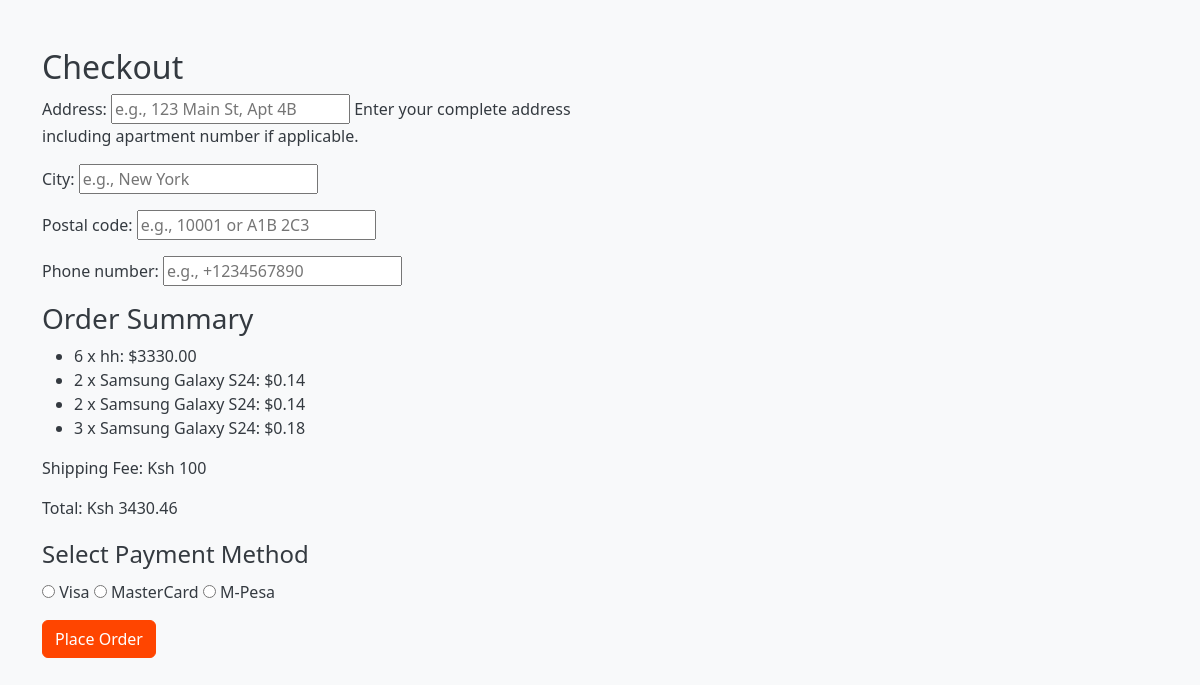
The page /checkout/ (signed in) on the database as committed earlier.
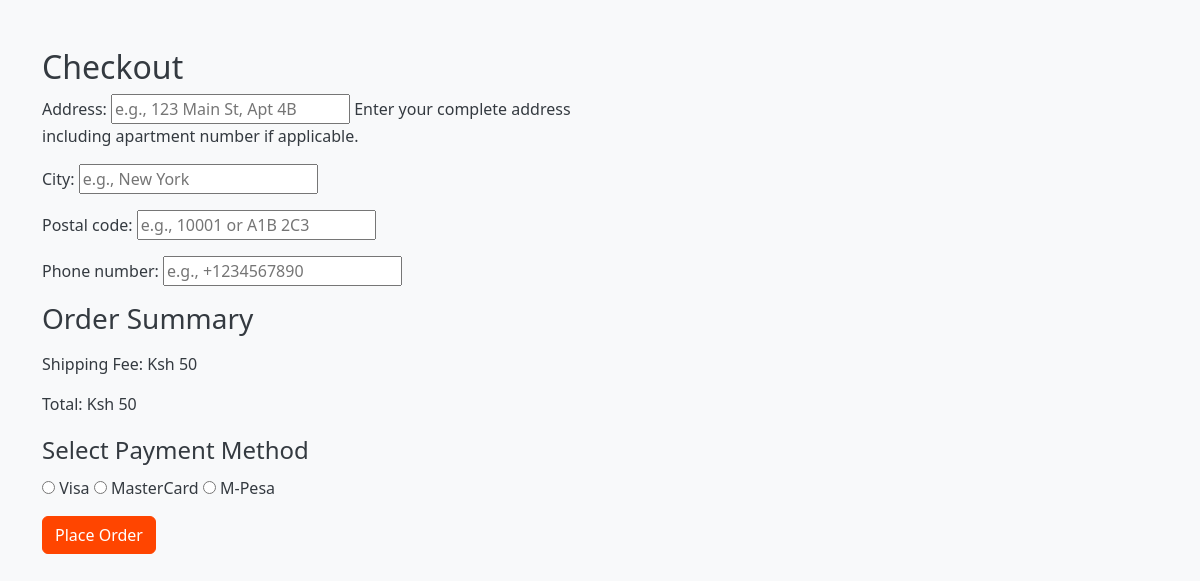
The same page on the database as committed later.
### myapp/models.py (models this page shows, shortened)
class CartItem(models.Model):
    cart = models.ForeignKey(Cart, on_delete=models.CASCADE) #
    product = models.ForeignKey(Product, on_delete=models.CASCADE)
    quantity = models.PositiveIntegerField(default=1)
    def get_total_price(self):
        return self.product.get_total_price(self.quantity)

class Product(models.Model):
    name = models.CharField(max_length=255)
    price = models.DecimalField(max_digits=10, decimal_places=2)
    image = models.ImageField(upload_to='products_images/', blank=True)
    description = models.TextField(blank=True, null=True)
    rating = models.PositiveIntegerField(default=0)
    reviews = models.PositiveIntegerField(default=0)
    def get_total_price(self, quantity):
        return self.price * quantity

### myapp/views.py (the view)
# urls.py: path('checkout/', views.checkout_view, name='checkout'),
@login_required
@csrf_protect
def checkout_view(request):
    cart = Cart.objects.get(user=request.user)
    cart_items = CartItem.objects.filter(cart=cart)
    if request.method == 'POST':
        form = CheckoutForm(request.POST)
        payment_method = request.POST.get('payment_method')
        if form.is_valid():
            total_price = cart.get_total_price()  # Ensure this returns a numeric value
            shipping_fee = calculate_shipping_fee(total_price)
            order = Order.objects.create(
                user=request.user,
                total=total_price + shipping_fee
            )
            order.shipping_fee = shipping_fee
            order.save()
            for item in cart_items:
                OrderItem.objects.create(order=order, product=item.product, quantity=item.quantity)
            shipping_details = ShippingDetails(
                user=request.user,  # or set to None if not needed
                order=order,
                address=form.cleaned_data['address'],
                city=form.cleaned_data['city'],
                postal_code=form.cleaned_data['postal_code']
            )
            shipping_details.save()
            Payment.objects.create(
                order=order,
                payment_method=payment_method,
                amount=order.total,
                transaction_id="N/A",
                payment_status="pending"
            )
            cart_items.delete()
            return redirect('order_confirmation', order_id=order.id)
    else:
        form = CheckoutForm()
    total_price = cart.get_total_price()  # Ensure this returns a valid numeric value
    shipping_fee = calculate_shipping_fee(total_price)
    context = {
        'form': form,
        'cart_items': cart_items,
        'shipping_fee': shipping_fee,
        'total_price': total_price + shipping_fee,
    }
    return render(request, 'checkout.html', context)

### myapp/models.py (called while the page is built)
    def get_items(self):
        return CartItem.objects.filter(cart=self)

    def get_total_price(self):
        return sum(item.get_total_price() for item in self.get_items())

### myapp/views.py (called while the page is built)
def calculate_shipping_fee(total_price):
    if total_price is None:
        return 0  # or another appropriate default value
    if total_price <= 1000:
        return 50
    elif total_price <= 5000:
        return 100
    else:
        return 150

### templates/checkout.html (shortened to what this page needs)
{% load static %}
<!DOCTYPE html>
<html lang="en">
<head>
    <link href="https://cdn.jsdelivr.net/npm/bootstrap@5.3.3/dist/css/bootstrap.min.css" rel="stylesheet">
    <link href="https://cdn.jsdelivr.net/npm/bootstrap-icons/font/bootstrap-icons.css" rel="stylesheet">
    <link rel="stylesheet" href="{% static 'css/styles.css' %}">
</head>
<body>
    <div class="container py-5">
        <h2>Checkout</h2>
                <div class="col-md-6">
                    <form method="POST" action="{% url 'checkout' %}">
                        {{ form.as_p }}
                        <h3>Order Summary</h3>
                        <ul>
                            {% for item in cart_items %}
                                <li>{{ item.quantity }} x {{ item.product.name }}: ${{ item.get_total_price }}</li>
                            {% endfor %}
                        </ul>
                        <p>Shipping Fee: Ksh {{ shipping_fee }}</p>
                        <p>Total: Ksh {{ total_price }}</p>
                        <fieldset>
                            <legend>Select Payment Method</legend>
                            <label>
                                <input type="radio" name="payment_method" value="visa" required> Visa
                            </label>
                            <label>
                                <input type="radio" name="payment_method" value="mastercard" required> MasterCard
                            </label>
                            <label>
                                <input type="radio" name="payment_method" value="mpesa" required> M-Pesa
                            </label>
                        </fieldset>
                        <button type="submit" class="btn btn-primary mt-3">Place Order</button>
                    </form>
                </div>
            </div>
</body>
</html>

Rows that differ between the two databases and show on the page:
removed CartItem: quantity "6", product.name "hh", get_total_price "3330.00"
removed CartItem: quantity "2", product.name "Samsung Galaxy S24", get_total_price "0.14"
removed CartItem: quantity "2", product.name "Samsung Galaxy S24", get_total_price "0.14"
removed CartItem: quantity "3", product.name "Samsung Galaxy S24", get_total_price "0.18"
Other text that changed with them:
{{ shipping_fee }}: "100" → "50"
{{ total_price }}: "3430.46" → "50"
